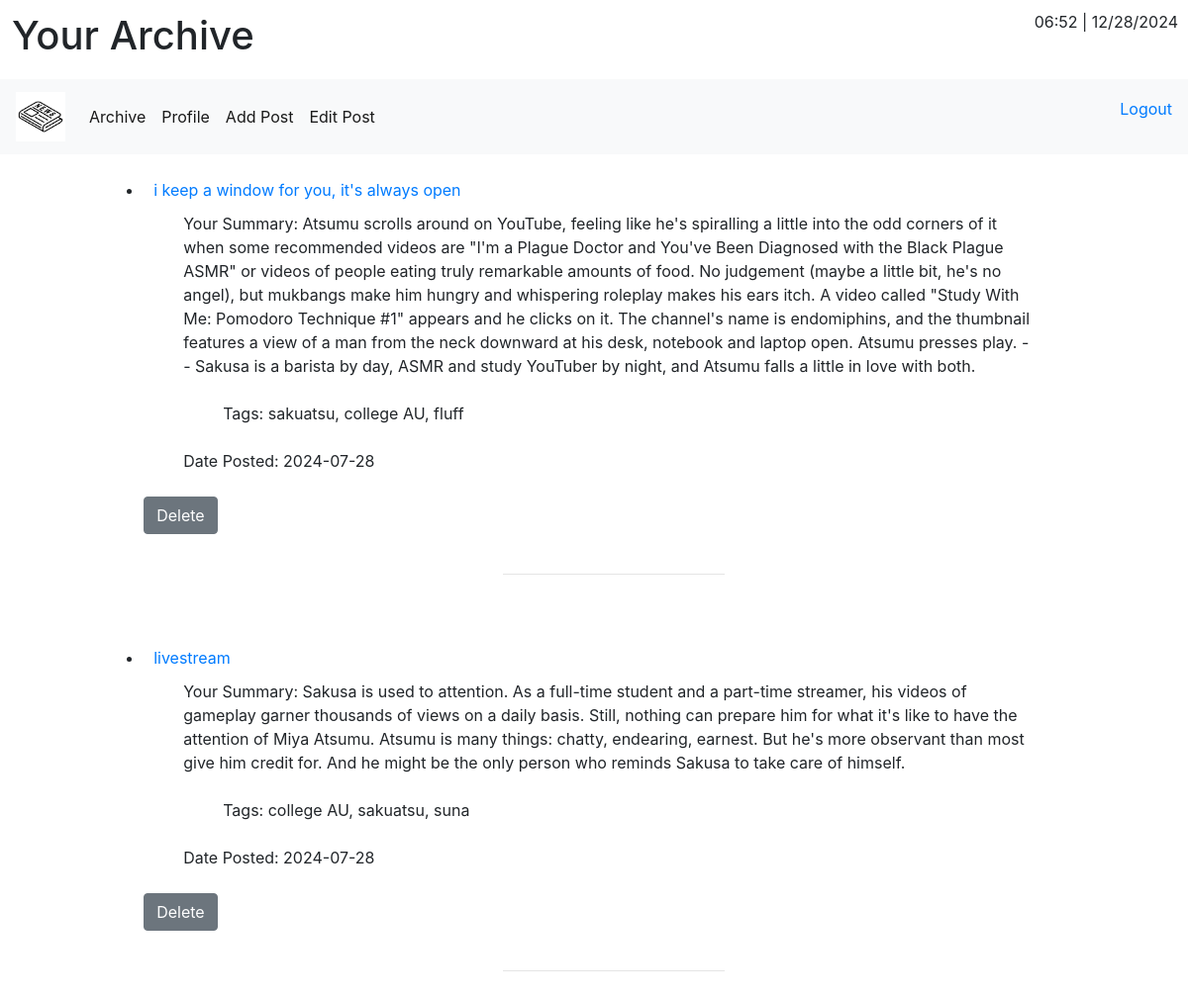
/pages/ (signed in), run on the app's committed database.
### tables this page shows
CREATE TABLE BlogPosts (
        "PostId" integer primary key autoincrement,
        "UserID" integer,
        "Title" Text,
        "Author" Text,
        "Content" Text,
        "Permalink" Text,
        "Tags" Text,
        "published_on" date
    );

### pages.py (the view)
@pages_bp.route("/home")
@pages_bp.route("/")
def home():
    if session.get("logged_in"):
        posts = get_user_posts(session["user_id"])
        session["PostId"] = None
        return render_template('index.html', posts=posts, id=session["user_id"])
    else:
        return redirect(url_for('auth.login_page'))

### connection.py (called while the page is built)
def get_db():
    connection = g.get('db', 'null')
    if connection == 'null':
        try:
            g.db = sqlite3.connect(db_file)
            g.db.row_factory = sqlite3.Row
            return g.db
        except Exception as ex:
            return False
    else:
        return connection

### fics.py (called while the page is built)
def get_user_posts(user_id):
    connection = get_db()
    sql = connection.cursor()
    data = sql.execute('''select * from BlogPosts where UserID=?''', [user_id])
    saved_posts = data.fetchall()
    return saved_posts

### templates/index.html (shortened to what this page needs)
<!DOCTYPE html>
<html lang="en">
  <head>
    <link rel="stylesheet" href="https://cdn.jsdelivr.net/npm/bootstrap@4.4.1/dist/css/bootstrap.min.css">
    <link rel="stylesheet" href="{{url_for('static', filename='style.css')}}">
  </head>
  <body>
    <main>
        <div style="float:right;" id="date"></div>
        <h1 class="title">Your Archive</h1>
            <nav class="navbar navbar-expand-lg navbar-light bg-light">
                <a class="navbar-brand" href="#">
                    <img src="{{ url_for('static', filename='images/newspaper.jpg') }}" width="50px" height="50px" alt="">
                </a>
                <div class="collapse navbar-collapse" id="navbarNav">
                    <ul class="navbar-nav">
                        <li class="nav-item active">
                        <a class="nav-link" href="{{ url_for('pages.home') }}">Archive</a>
                        </li>
                    </ul>
                    <ul class="navbar-nav">
                      <li class="nav-item active">
                      <a class="nav-link" href="{{ url_for('pages.profile') }}">Profile</a>
                      </li>
                    </ul>
                  <ul class="navbar-nav">
                    <li class="nav-item active">
                    <a class="nav-link" href="{{ url_for('pages.addpost') }}">Add Post</a>
                    </li>
                  </ul>
                  <ul class="navbar-nav">
                    <li class="nav-item active">
                    <a class="nav-link" href="{{ url_for('pages.editpost') }}">Edit Post</a>
                    </li>
                  </ul>
                  <ul class="form-inline ml-auto">
                        <a href="{{url_for('auth.logout')}}">Logout</a>
                   </ul>
                </div>
            </nav>
        {% macro render_tags(posts) %}
          {% if posts.Tags != "" %}
            <ul>Tags: {{ posts.Tags }}</ul>
          {% endif %}
        {% endmacro %}
        {% macro render_posts(posts) %}
          {% if posts.UserID == id %}
            <li>
              <a id="post_title" href="{{ posts.Permalink }}">{{ posts.Title }}</a>
              <ul id="post_summary">Your Summary: {{ posts.Content }}</ul>
              <br>
              <ul>{{ render_tags(posts) }}</ul>
              <br>
              <ul>Date Posted: {{posts.published_on}}</ul>
              <br>
            </li>
            <form action="{{ url_for('pages.deletepost') }}" method="POST">
              <input class="ui button secondary btn btn-secondary" name="submit" type="submit" value="Delete">
            </form>
          {% endif %}
        {% endmacro %}
          <ul>
        {% for post in posts %}
          <div id="posts" class="container px-4 py-4 bg-gray">
          {{ render_posts(post) }}
          </div>
          <hr class="col-3 col-md-2 mb-5">
        {% endfor %}
          </ul>
    </main>
  </body>
</html>

### static/style.css (style rules this page uses)
.title { padding: 1%; }
#date { padding: 10px; }
.container { padding: 10px; }
#posts { max-width: 90%; margin-left: 7%; }
#post_title { max-width: 90%; padding: 1%; }
#post_summary { max-width: 90%; margin-top: 1%; }

### data on the page
BlogPosts: Title "i keep a window for you, it's always open", Content "Atsumu scrolls around on YouTube, feeling like he's spiralling a little into the odd corners of it when some recommended videos are \"I'm a Plague Doctor and You've Been Diagnosed with the Black Plague ASMR\" or videos of people eating truly remarkable amounts of food. No judgement (maybe a little bit, he's no angel), but mukbangs make him hungry and whispering roleplay makes his ears itch. A video called \"Study With Me: Pomodoro Technique #1\" appears and he clicks on it. The channel's name is endomiphins, and the thumbnail features a view of a man from the neck downward at his desk, notebook and laptop open. Atsumu presses play. -- Sakusa is a barista by day, ASMR and study YouTuber by…", Tags "sakuatsu, college AU, fluff", published_on "2024-07-28"
BlogPosts: Title "livestream", Content "Sakusa is used to attention. As a full-time student and a part-time streamer, his videos of gameplay garner thousands of views on a daily basis. Still, nothing can prepare him for what it's like to have the attention of Miya Atsumu. Atsumu is many things: chatty, endearing, earnest. But he's more observant than most give him credit for. And he might be the only person who reminds Sakusa to take care of himself.", Tags "college AU, sakuatsu, suna", published_on "2024-07-28"
